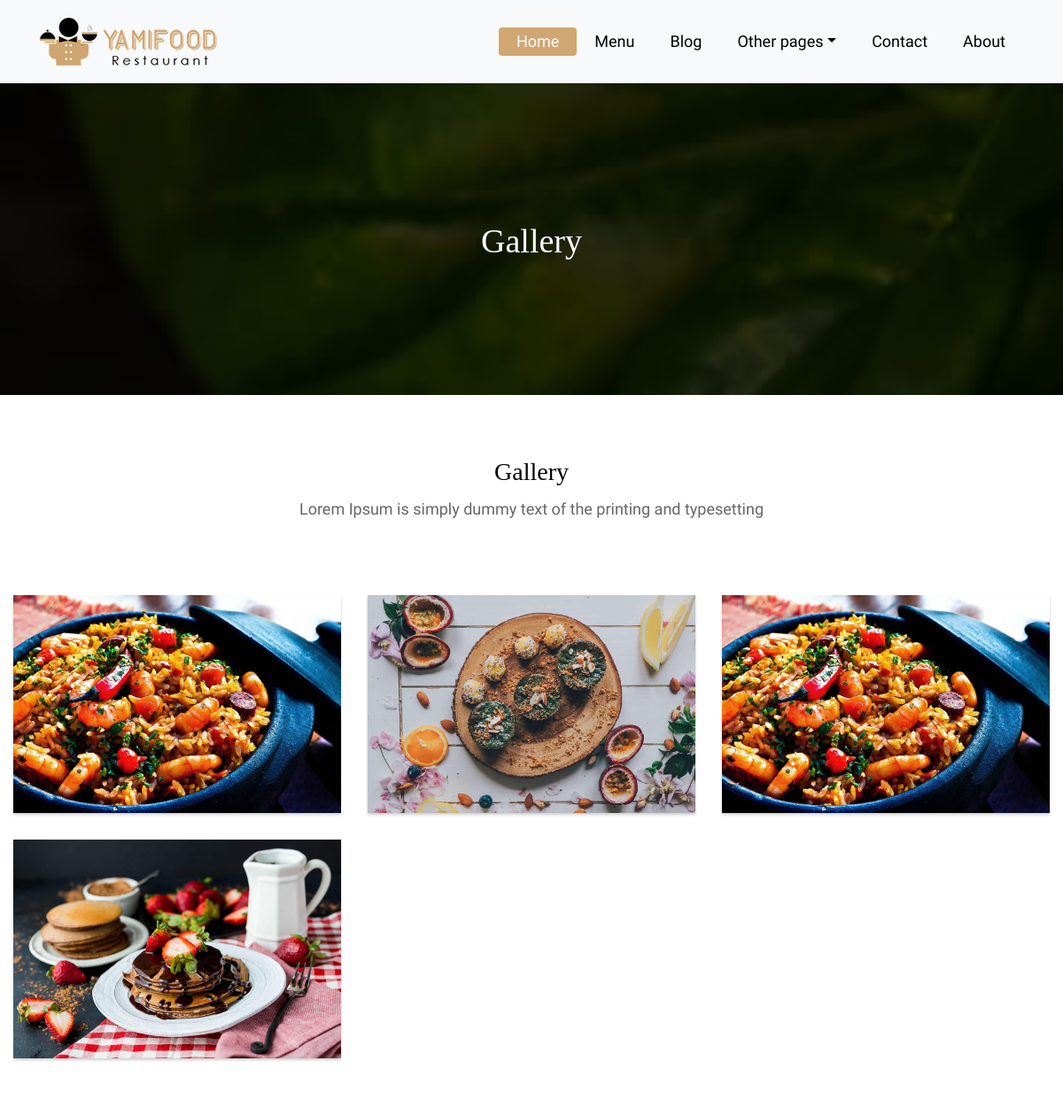
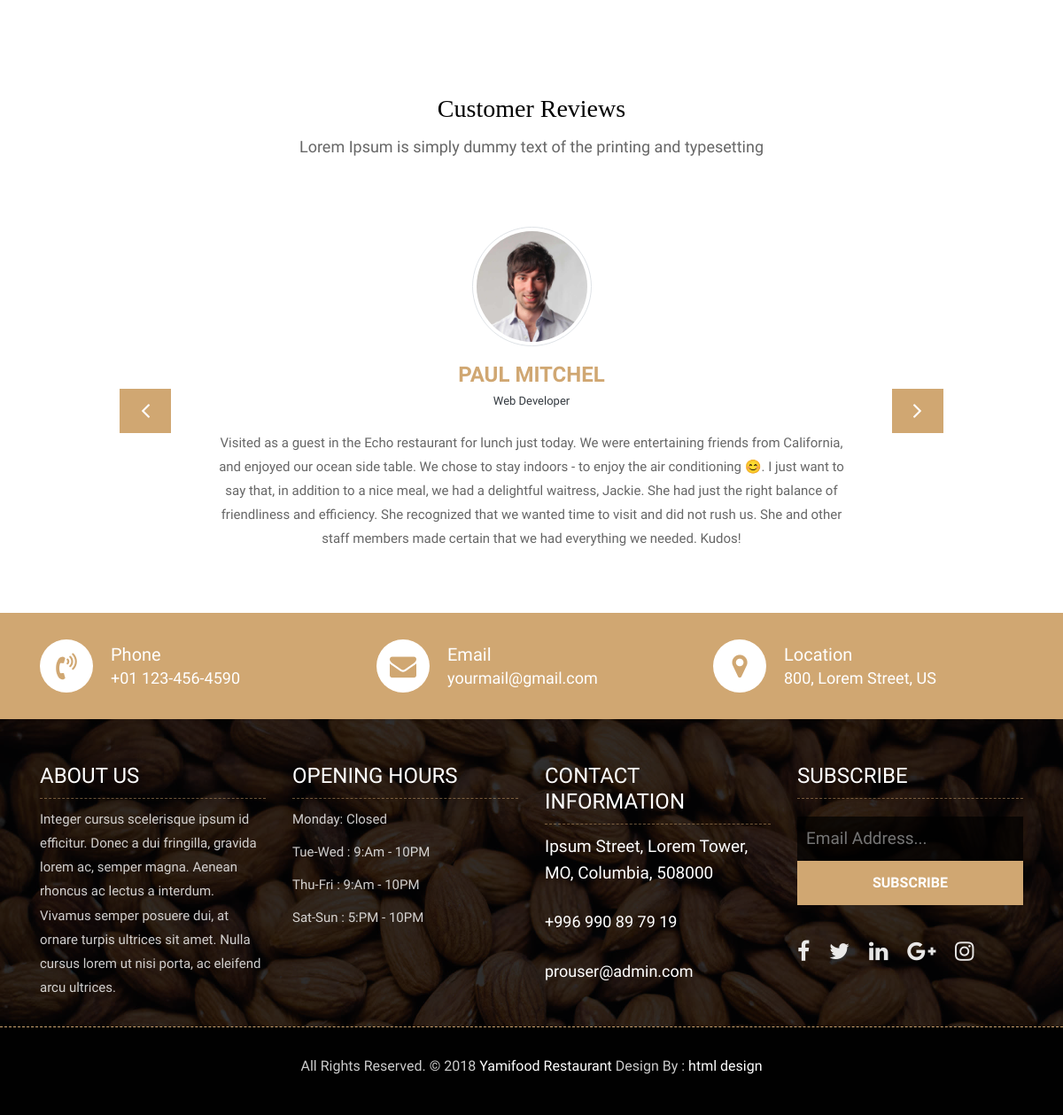
Page /gallery/ on the committed database (2 pictures, top to bottom).
### meals/models.py (models this page shows, shortened)
class Meal(models.Model):
    name = models.CharField(max_length=200)
    description = models.TextField(max_length=500)
    people = models.IntegerField()
    price = models.DecimalField(decimal_places=2, max_digits=5)
    category = models.ForeignKey('Category' , on_delete=models.SET_NULL , null=True)
    preperation_time = models.IntegerField()
    image = models.ImageField(upload_to="meals/")
    slug = models.SlugField(null=True, blank=True)
    class Meta:
        ordering = ["name"]

class Reviewer(models.Model):
    first_name = models.CharField(max_length=50)
    last_name = models.CharField(max_length=50)
    job = models.CharField(max_length=50)
    review = models.TextField()
    image = models.ImageField(upload_to='reviewers/')

### gallery/views.py (the view)
# urls.py: path('', GalleryView.as_view(), name='gallery'),
class GalleryView(ListView):
    model = Meal
    template_name = "gallery/gallery.html"
    context_object_name = "meals"
    def get_context_data(self, *args,**kwargs):
        context = super().get_context_data(*args, **kwargs)
        reviewer = Reviewer.objects.all()
        context['first_reviewer'] = reviewer[0]
        context['reviewers'] = reviewer[1:]
        return context

### gallery/templates/gallery/gallery.html (shortened to what this page needs)
{% extends 'base.html' %}
{% load static %}
{% block content %}
<body>
	<div class="all-page-title page-breadcrumb">
		<div class="container text-center">
			<div class="row">
				<div class="col-lg-12">
					<h1>Gallery</h1>
				</div>
			</div>
		</div>
	</div>
	<div class="gallery-box">
		<div class="container-fluid">
			<div class="row">
				<div class="col-lg-12">
					<div class="heading-title text-center">
						<h2>Gallery</h2>
						<p>Lorem Ipsum is simply dummy text of the printing and typesetting</p>
					</div>
				</div>
			</div>
			<div class="tz-gallery">
				<div class="row">
					{% for meal in meals %}
					<div class="col-sm-6 col-md-4 col-lg-4">
						<a class="lightbox" href="{{ meal.image.url }}">
							<img class="img-fluid" src="{{ meal.image.url }}" alt="Gallery Images">
						</a>
					</div>
					{% endfor %}
				</div>
			</div>
		</div>
	</div>
	<div class="customer-reviews-box">
		<div class="container">
			<div class="row">
				<div class="col-lg-12">
					<div class="heading-title text-center">
						<h2>Customer Reviews</h2>
						<p>Lorem Ipsum is simply dummy text of the printing and typesetting</p>
					</div>
				</div>
			</div>
			<div class="row">
				<div class="col-md-8 mr-auto ml-auto text-center">
					<div id="reviews" class="carousel slide" data-ride="carousel">
						<div class="carousel-inner mt-4">
							<div class="carousel-item text-center active">
								<div class="img-box p-1 border rounded-circle m-auto">
									<img class="d-block w-100 rounded-circle" src="{{first_reviewer.image.url}}" alt="">
								</div>
								<h5 class="mt-4 mb-0"><strong class="text-warning text-uppercase">{{first_reviewer.first_name}} {{first_reviewer.last_name}}</strong></h5>
								<h6 class="text-dark m-0">{{first_reviewer.job}}</h6>
								<p class="m-0 pt-3">{{first_reviewer.review}}</p>
							</div>
						</div>
						<a class="carousel-control-prev" href="#reviews" role="button" data-slide="prev">
							<i class="fa fa-angle-left" aria-hidden="true"></i>
						</a>
						<a class="carousel-control-next" href="#reviews" role="button" data-slide="next">
							<i class="fa fa-angle-right" aria-hidden="true"></i>
						</a>
                    </div>
				</div>
			</div>
		</div>
	</div>
</body>
{% endblock %}

### static/site_static/css/style.css (style rules this page uses)
body { color: #666666; font-size: 15px; font-family: 'Athiti', sans-serif; line-height: 1.80857; }
a { color: #1f1f1f; text-decoration: none !important; outline: none !important; -webkit-transition: all .3s ease-in-out; -moz-transition: all .3s ease-in-out; -ms-transition: all .3s ease-in-out; -o-transition: all .3s ease-in-out; transition: all .3s ease-in-out; }
h1, h2, h3, h4, h5, h6 { letter-spacing: 0; font-weight: normal; position: relative; padding: 0 0 10px 0; font-weight: normal; line-height: 120% !important; color: #1f1f1f; margin: 0 }
h1 { font-size: 24px }
h2 { font-size: 22px }
h5 { font-size: 14px }
h6 { font-size: 13px }
a { color: #1f1f1f; text-decoration: none; outline: none; }
a, .btn { text-decoration: none !important; outline: none !important; -webkit-transition: all .3s ease-in-out; -moz-transition: all .3s ease-in-out; -ms-transition: all .3s ease-in-out; -o-transition: all .3s ease-in-out; transition: all .3s ease-in-out; }
.heading-title { margin-bottom: 50px; }
.heading-title h2 { color: #010101; font-size: 28px; font-family: 'Arbutus Slab', serif; }
.heading-title p { font-size: 18px; font-weight: 200; margin: 0px; }
.gallery-box { padding: 70px 0px; }
.tz-gallery { margin-top: 30px; }
.tz-gallery .lightbox img { width: 100%; margin-bottom: 30px; transition: 0.2s ease-in-out; box-shadow: 0 2px 3px rgba(0,0,0,0.2); }
.customer-reviews-box { padding: 70px 0px; }
.carousel-inner .carousel-item .img-box { width: 135px; height: 135px; }
.carousel-control-prev { left: -100px; }
.carousel-control-next { right: -100px; }
.text-warning { color: #d0a772 !important; font-size: 24px; }
#reviews .carousel-control-prev { background: #d0a772; color: #ffffff; display: block; position: absolute; width: 8%; height: 50px; top: 50%; font-size: 28px; opacity: 1; }
#reviews .carousel-control-next { background: #d0a772; color: #ffffff; display: block; position: absolute; width: 8%; height: 50px; top: 50%; font-size: 28px; opacity: 1; }
.page-breadcrumb { padding: 250px 0 150px; background: url(../images/all-bg.jpg) no-repeat; background-attachment: fixed; background-size: cover; background-position: 0 0; position: relative; }
.all-page-title .container { position: relative; z-index: 2; }
.all-page-title::before { background: #010101; content: ""; height: 100%; left: 0; position: absolute; top: 0; width: 100%; z-index: 1; opacity: 0.8; }
.all-page-title h1 { font-size: 38px; color: #ffffff; font-family: 'Arbutus Slab', serif; padding: 0px; }

### rows in the picture
Meal: image (picture)
Meal: image (picture)
Meal: image (picture)
Meal: image (picture)
Reviewer: image (picture), first_name "PAUL", last_name "MITCHEL", job "Web Developer", review "Visited as a guest in the Echo restaurant for lunch just today. We were entertaining friends from California, and enjoyed our ocean side table. We chose to stay indoors - to enjoy the air conditioning 😊. I just want to say that, in addition to a nice meal, we had a delightful waitress, Jackie. She had just the right balance of friendliness and efficiency. She recognized that we wanted time to visit and did not rush us. She and other staff members made certain that we had everything we needed. Kudos!"
